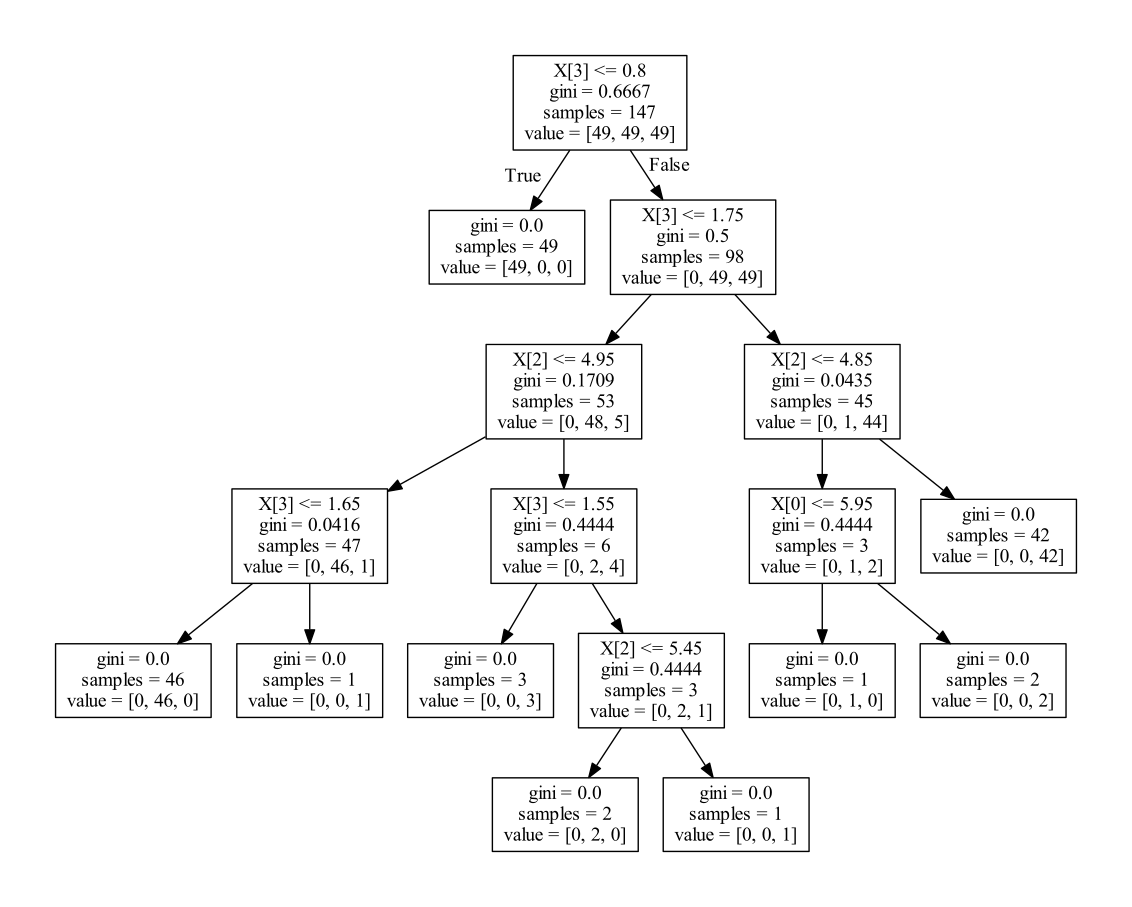

Source code (Python):
# -*- coding: utf-8 -*-
import numpy as np
from sklearn.datasets import load_iris
from sklearn import tree

iris = load_iris()

# print(iris.feature_names)
# print(iris.target_names)
# print(iris.data[0])

for i in range(len(iris.target)):
    pass
    # print("Example %d: label %s, features %s" % (i, iris.target[i], iris.data[i]))
    
# delete 0, 50 and 100th items in corresponding arrays 
# to split data for training and prediction
test_idx = [0, 50, 100]

# training data
train_target = np.delete(iris.target, test_idx)
train_data = np.delete(iris.data, test_idx, axis=0)

# testing data
test_target = iris.target[test_idx] # get items in 0, 50, 100 index position
test_data = iris.data[test_idx] # get items in 0, 50, 100 index position

clf = tree.DecisionTreeClassifier()
clf = clf.fit(train_data, train_target)

print(test_target)
print(clf.predict(test_data))

# viz code
import pydotplus 
dot_data = tree.export_graphviz(clf, out_file=None) 
graph = pydotplus.graph_from_dot_data(dot_data) 
graph.write_pdf("iris.pdf")  
